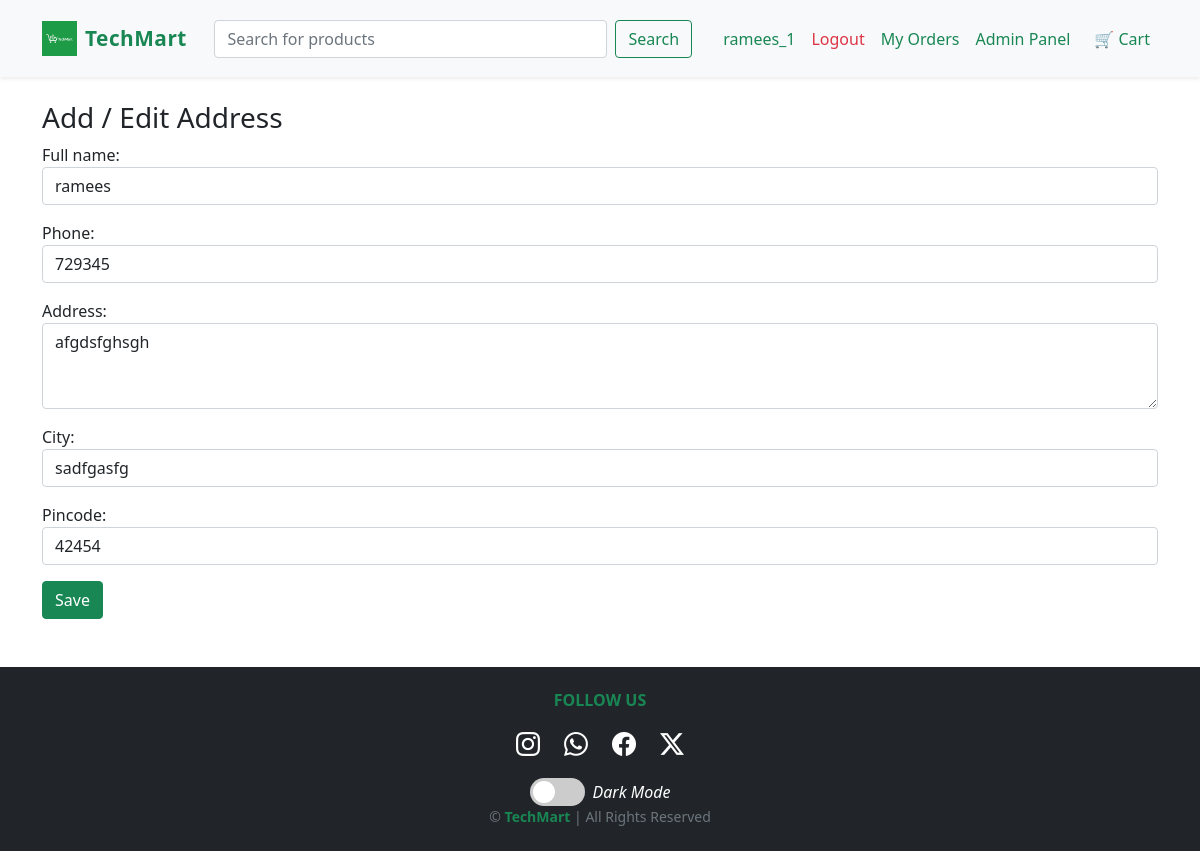
The page /addresses/edit/1/ (signed in) on the database its author committed.
### accounts/models.py (models this page shows, shortened)
class Address(models.Model):
    user = models.ForeignKey(User, on_delete=models.CASCADE)
    full_name = models.CharField(max_length=100)
    phone = models.CharField(max_length=20)
    address = models.TextField()
    city = models.CharField(max_length=50)
    pincode = models.CharField(max_length=10)
    is_default = models.BooleanField(default=False)

### accounts/views.py (the view)
# urls.py: path('edit/<int:address_id>/', views.edit_address, name='edit_address'),
@login_required
def edit_address(request, address_id):
    address = get_object_or_404(Address, id=address_id, user=request.user)
    if request.method == "POST":
        form = AddressForm(request.POST, instance=address)
        if form.is_valid():
            form.save()
            return redirect('address_list')
    else:
        form = AddressForm(instance=address)
    return render(request, 'accounts/address_form.html', {'form': form})

### accounts/forms.py
class AddressForm(forms.ModelForm):
    class Meta:
        model = Address
        fields = ['full_name', 'phone', 'address', 'city', 'pincode']
        widgets = {
            'full_name': forms.TextInput(attrs={'class': 'form-control'}),
            'phone': forms.TextInput(attrs={'class': 'form-control'}),
            'address': forms.Textarea(attrs={'class': 'form-control', 'rows': 3}),
            'city': forms.TextInput(attrs={'class': 'form-control'}),
            'pincode': forms.TextInput(attrs={'class': 'form-control'}),
        }

### accounts/templates/accounts/address_form.html (shortened to what this page needs)
{% extends "core/base.html" %}
{% block content %}
<h3>Add / Edit Address</h3>
<form method="POST">
    {{ form.as_p }}
    <button class="btn btn-success">Save</button>
</form>
{% endblock %}

### core/templates/core/base.html (shortened to what this page needs)
<!DOCTYPE html>
<html lang="en">
<head>
    {% load static %}
    <link href="https://cdn.jsdelivr.net/npm/bootstrap@5.0.2/dist/css/bootstrap.min.css" rel="stylesheet">
    <link rel="stylesheet" href="https://cdn.jsdelivr.net/npm/bootstrap-icons@1.11.3/font/bootstrap-icons.css">
</head>
<body>
<nav class="navbar navbar-expand-lg navbar-light bg-light shadow-sm py-3">
    <div class="container">
        <a class="navbar-brand d-flex align-items-center" href="{% url 'home' %}">
            <img src="{% static 'images/techmartlogo.png' %}" width="35" height="35" class="me-2">
            <span class="fw-bold text-success">TechMart</span>
        </a>
        <div class="collapse navbar-collapse" id="navbarContent">
            <form class="d-flex mx-auto w-50" action="{% url 'search' %}" method="GET">
    <input class="form-control me-2"
           type="search"
           name="q"
           placeholder="Search for products"
           required>
    <button class="btn btn-outline-success" type="submit">Search</button>
</form>
            <ul class="navbar-nav ms-auto">
                {% if user.is_authenticated %}
<li class="nav-item ">
  <a class="nav-link text-success" href="{% url 'userpanel:profile' %}">{{ user.username }}</a>
</li>
                <li class="nav-item">
                    <form action="{% url 'logout' %}" method="post" class="d-inline">
                        <button type="submit" class="logout-btn nav-link text-danger pt-2">
                            Logout
                        </button>
                    </form>
                </li>
                <li class="nav-item">
                    <a class="nav-link text-success" href="{% url 'order_list' %}">My Orders</a>
                </li>
{% if user.is_staff %}
<li class="nav-item">
  <a class="nav-link text-success" href="{% url 'adminpanel:dashboard' %}">
    Admin Panel
  </a>
</li>
{% endif %}
                {% endif %}
                <li class="nav-item ms-2">
                    <a class="nav-link fw-semibold text-success" href="{% url 'cart_detail' %}">
                        🛒 Cart
                    </a>
                </li>
            </ul>
        </div>
    </div>
</nav>
<div class="container mt-4">
    {% block content %}{% endblock %}
</div>
<footer class="bg-dark text-white text-center py-4 mt-5">
    <div class="container">
        <h6 class="text-uppercase fw-bold text-success mb-3">Follow Us</h6>
        <div class="d-flex justify-content-center gap-4 mb-3">
            <a class="text-white fs-4" href="#"><i class="bi bi-instagram"></i></a>
            <a class="text-white fs-4" href="#"><i class="bi bi-whatsapp"></i></a>
            <a class="text-white fs-4" href="#"><i class="bi bi-facebook"></i></a>
            <a class="text-white fs-4" href="#"><i class="bi bi-twitter-x"></i></a>
        </div>
<div class="theme-switch-wrapper mt-3">
    <label class="theme-switch" for="themeCheckbox">
        <span class="slider round"></span>
    </label>
    <em class="ms-2">Dark Mode</em>
</div>
        <p class="mb-0 small text-muted">
            © {{ now|date:"Y" }} <span class="text-success fw-bold">TechMart</span> | All Rights Reserved
        </p>
    </div>
</footer>
</body>
</html>

### core/templates/core/base.html (style rules this page uses)
.navbar-brand span { font-size: 1.3rem; letter-spacing: 0.5px; }
.nav-link { transition: color 0.2s ease-in-out; }
.logout-btn { text-decoration: none; border: none; padding: 0; background: transparent; }
body.light-mode { background: #ffffff; color: #212529; }
.navbar, .card, .modal-content, .list-group-item { transition: 0.3s; }
.theme-switch-wrapper { display: flex; align-items: center; justify-content: center; }
.theme-switch { position: relative; display: inline-block; width: 55px; height: 28px; }
.slider { position: absolute; cursor: pointer; top: 0; left: 0; right: 0; bottom: 0; background-color: #ccc; transition: .4s; border-radius: 34px; }
.slider:before { position: absolute; content: ""; height: 22px; width: 22px; left: 3px; bottom: 3px; background-color: white; transition: .4s; border-radius: 50%; }
.slider.round { border-radius: 34px; }

### rows shown on the page
Address: full_name "ramees", phone "729345", address "afgdsfghsgh", city "sadfgasfg", pincode "42454"

### other values the page prints
{{ user.username }} "ramees_1"
